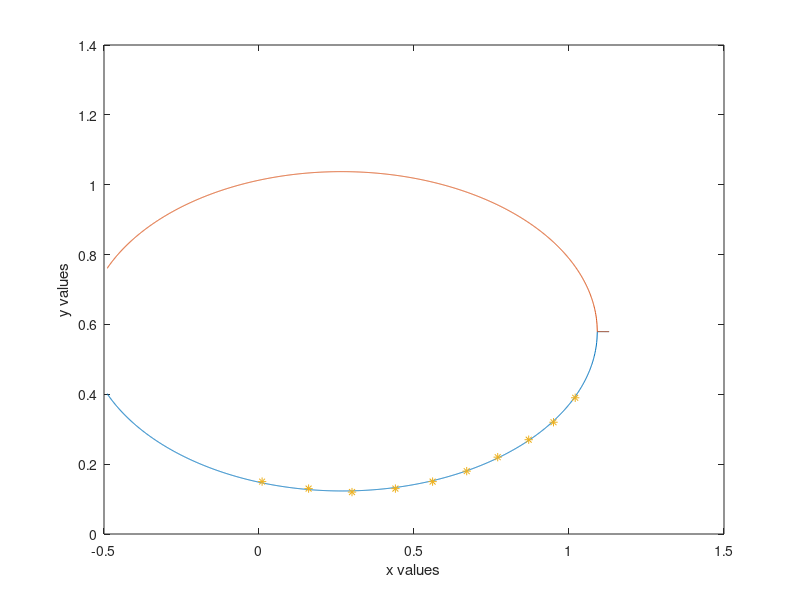

Recreate this plot in MATLAB.
clear all;
clc;
%given values
x=[1.02 0.95 0.87 0.77 0.67 0.56 0.44 0.30 0.16 0.01]';%x
y=[0.39 0.32 0.27 0.22 0.18 0.15 0.13 0.12 0.13 0.15]';%y
z=[1,1,1,1,1,1,1,1,1,1]';

%perturb the input data
n=length(x);
xpert=x+(rand([n,1])*0.01-0.005);
ypert=y+(rand([n,1])*0.01-0.005);
%obtain A and f such taht Ax=f
A=[ypert.^2,xpert.*ypert,xpert,ypert,z];
f=xpert.^2;

%solve the least square solution
%this solution gives coefficients of ellipse
sol=A\f; % sol=[a b c d e]'
%coefficients
a=sol(1);
b=sol(2);
c=sol(3);
d=sol(4);
e=sol(5);
%obtain boundry of x1 parameter from solve(B^2-4aC)
x1=-0.4897:0.001:1.1302;
%ellipse
B=b*x1+d;
C=e+c*x1-x1.^2;
y1=(-B+sqrt(B.^2-4*a*C))/(2*a); % lower part of ellipse
y2=(-B-sqrt(B.^2-4*a*C))/(2*a); % upper part of ellipse
%plot ellipse and x,y valuse on the same figure
plot(x1,y1)
xlabel('x values');
ylabel('y values');
hold on
plot(x1,y2);
plot(x,y,'*');

n=length(x);
x_per=x+(rand([n,1])*0.01-0.005);
y_per=y+(rand([n,1])*0.01-0.005);